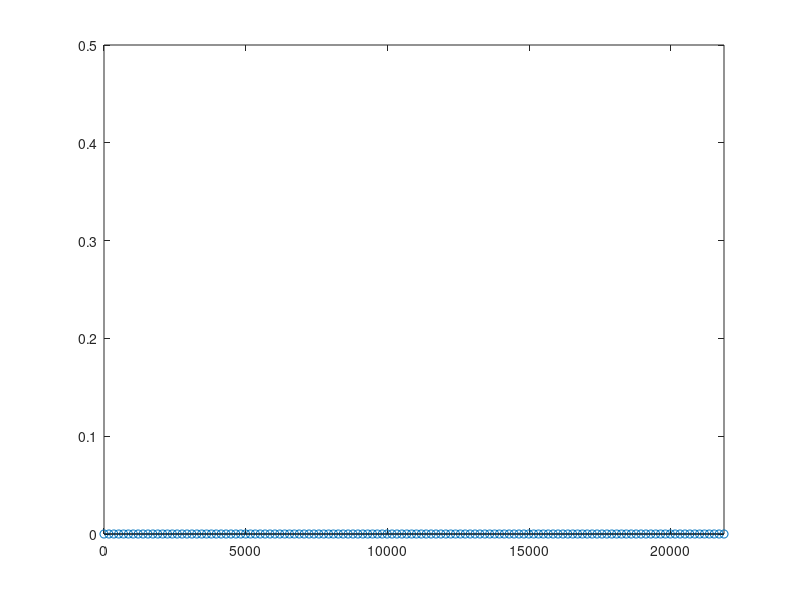

Here is the MATLAB script that generated this plot: (Note: this script raises an error after producing the figure.)
%% Init
clear;
axesHandle = axes();
global stemHandle;
global fs;
global Nfft;
fs = 44100;
Nfft = 256;
f = (0:Nfft/2-1)*fs/Nfft;
stemHandle = stem(axesHandle,f,zeros(1,length(f)));
%set(axesHandle,'ALimMode','auto');
set(axesHandle,'ALimMode','manual');
set(axesHandle,'YLim',[0 0.5]);
set(axesHandle,'XLim',[0 f(end)]);
axis manual;
audioHandle = audiorecorder(fs,16,1);
set(audioHandle,'StopFcn',@test_audio_stem_StopFcn);
%% Start
record(audioHandle,Nfft/fs);